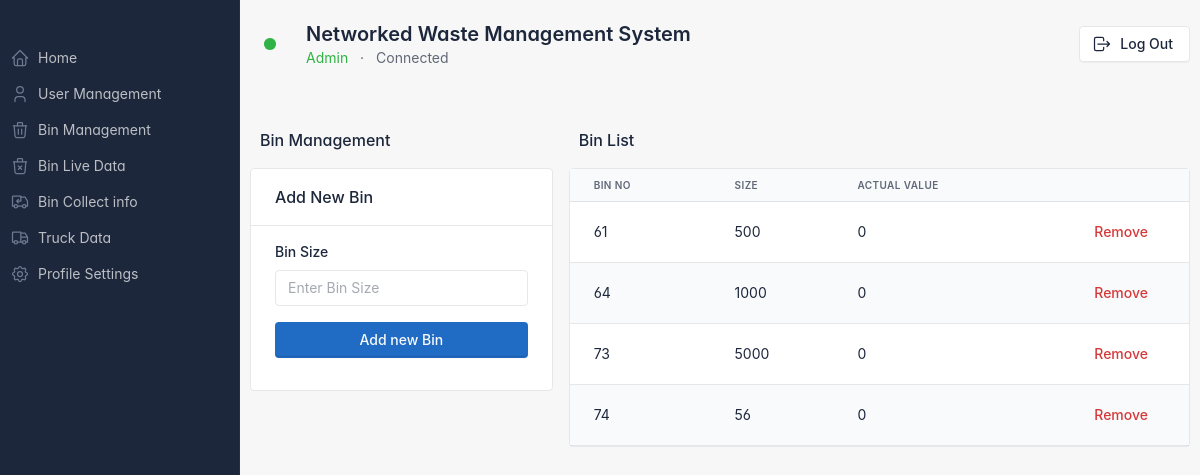
Page /admin/bin.php (signed in) on the committed database.
### tables this page shows
CREATE TABLE `bin` (
  `bin_no` int(255) NOT NULL,
  `bin_height` int(255) NOT NULL,
  `bin_status` int(255) NOT NULL,
  `actual_value` int(255) NOT NULL,
  `collected_date` date NOT NULL,
  `truck_no` int(255) NOT NULL
);

### admin/bin.php (the view, shortened to what this page needs)
<?php
require_once('./components/header.php');
?>
  <body>
    <div class="page">
      <?php require_once('components/sidebar.php') ?>
      <div class="page-wrapper">
        <?php require_once('components/page-header.php') ?>
        <div class="page-body">
          <div class="container-xl">
            <div class="row row-cards">
            <div class="col-lg-4">
            <div class="page-header d-print-none">
                <div class="container-xl">
                    <div class="row g-2 align-items-center">
                    <div class="col">
                        <h3 class="card-title">
                        Bin Management
                        </h3>
                    </div>
                    </div>
                </div>
                </div>
                <div class="card">
                <div class="card-header">
                    <h3 class="card-title">Add New Bin</h3>
                  </div>
                  <div class="card-body">
                    <form action="addbin.php"  method="POST">
                    <div class="mb-3">
                      <div class="form-label" >Bin Size</div>
                      <input type="text" class="form-control" placeholder="Enter Bin Size" name="size">
                    </div>
                    <div class="mb-3">
                      <input type="submit" class="btn btn-primary w-100" value="Add new Bin">
                    </div>
                    </form>
                  </div>
                </div>
              </div>
<div class="col-lg-8">
              <div class="page-header d-print-none">
                <div class="container-xl">
                    <div class="row g-2 align-items-center">
                    <div class="col">
                        <h3 class="card-title">
                        Bin List
                        </h3>
                    </div>
                    </div>
                </div>
                </div>
              <div class="col-12">
                <div class="card">
                  <div class="table-responsive">
                    <table class="table table-vcenter card-table table-striped">
                      <thead>
                        <tr>
                          <th>Bin No</th>
						  <th>Size</th>
                          <th>Actual Value</th>
                          <th class="w-1"></th>
                        </tr>
                      </thead>
<?php
require_once('../conn.php');
$sql = "SELECT bin_no,actual_value,bin_height FROM bin" ;
$result = $conn->query($sql);
while($row = $result->fetch_assoc()) {
echo "<tr>
		<td>" . $row["bin_no"]. "</td>
		<td>". $row["bin_height"]. "</td>
		<td>" . $row["actual_value"] . "</td>
		<td>
			<form action='rbin.php'  method='POST'>
			<input type='hidden' name='Rbin' value=". $row["bin_no"]. ">
<input type='submit' value='Remove' class='btn btn-ghost-danger w-100'/>
</form>
</td>
	</tr>";
}
echo "</table>";
?>
                  </div>
                </div>
              </div>
</div>
</div>
          </div>
        </div>
      </div>
    </div>
<?php
require_once('./components/footer.php');
?>

### admin/components/header.php (style rules this page uses)
:root { --tblr-font-sans-serif: 'Inter Var', -apple-system, BlinkMacSystemFont, San Francisco, Segoe UI, Roboto, Helvetica Neue, sans-serif; }
body { font-feature-settings: "cv03", "cv04", "cv11"; }

### rows in the picture
bin: bin_no "61", bin_height "500", actual_value "0"
bin: bin_no "64", bin_height "1000", actual_value "0"
bin: bin_no "73", bin_height "5000", actual_value "0"
bin: bin_no "74", bin_height "56", actual_value "0"
